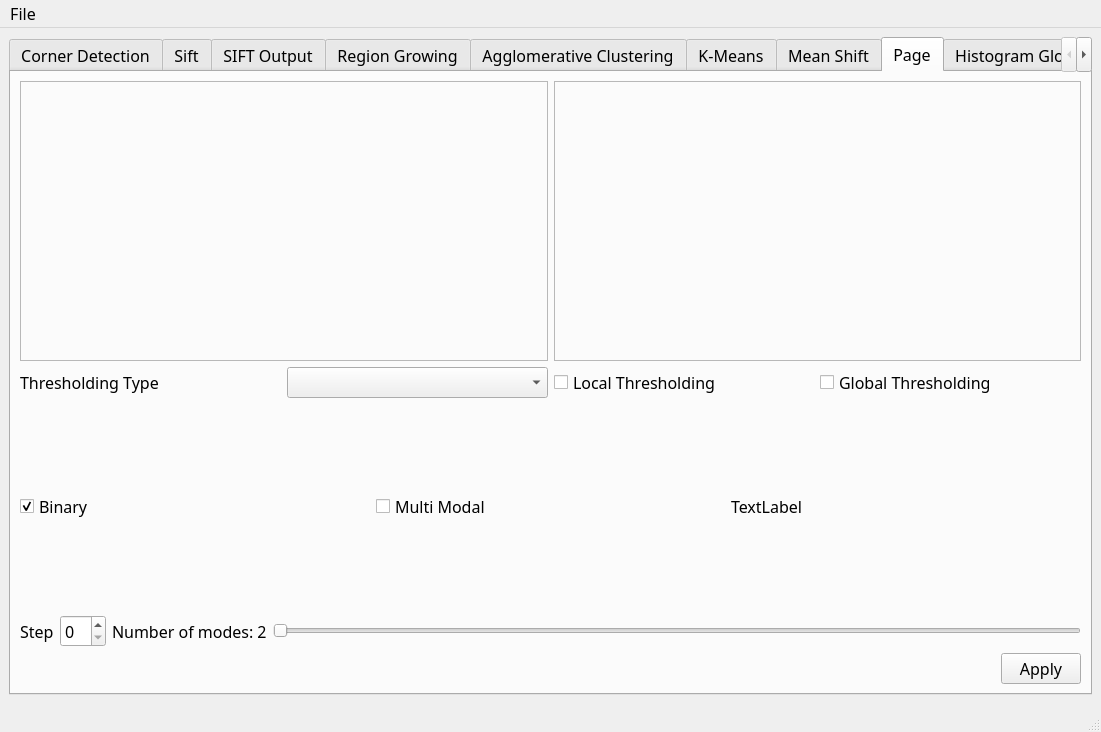
<?xml version="1.0" encoding="UTF-8"?>
<ui version="4.0">
 <class>MainWindow</class>
 <widget class="QMainWindow" name="MainWindow">
  <property name="geometry">
   <rect>
    <x>0</x>
    <y>0</y>
    <width>1101</width>
    <height>732</height>
   </rect>
  </property>
  <property name="font">
   <font>
    <family>Montserrat</family>
    <pointsize>12</pointsize>
   </font>
  </property>
  <property name="windowTitle">
   <string>MainWindow</string>
  </property>
  <widget class="QWidget" name="centralwidget">
   <layout class="QVBoxLayout" name="verticalLayout_2">
    <item>
     <widget class="QTabWidget" name="tabWidget">
      <property name="currentIndex">
       <number>7</number>
      </property>
      <widget class="QWidget" name="tab_2">
       <attribute name="title">
        <string>Corner Detection</string>
       </attribute>
       <layout class="QVBoxLayout" name="verticalLayout">
        <item>
         <layout class="QHBoxLayout" name="horizontalLayout_3">
          <item>
           <widget class="QWidget" name="left_widget_corner_tab" native="true">
            <property name="sizePolicy">
             <sizepolicy hsizetype="Preferred" vsizetype="Expanding">
              <horstretch>0</horstretch>
              <verstretch>0</verstretch>
             </sizepolicy>
            </property>
           </widget>
          </item>
          <item>
           <widget class="QWidget" name="right_widget_corner_tab" native="true">
            <property name="sizePolicy">
             <sizepolicy hsizetype="Preferred" vsizetype="Expanding">
              <horstretch>0</horstretch>
              <verstretch>0</verstretch>
             </sizepolicy>
            </property>
           </widget>
          </item>
         </layout>
        </item>
        <item>
         <layout class="QHBoxLayout" name="horizontalLayout">
          <item>
           <widget class="QLabel" name="consumed_time_label">
            <property name="text">
             <string>This Operation consumed ..... seconds || </string>
            </property>
           </widget>
          </item>
          <item>
           <widget class="QLabel" name="threshold_label">
            <property name="text">
             <string>Adjust the threshold</string>
            </property>
           </widget>
          </item>
          <item>
           <widget class="QSlider" name="horizontalSlider_corner_tab">
            <property name="orientation">
             <enum>Qt::Horizontal</enum>
            </property>
           </widget>
          </item>
          <item>
           <widget class="QLabel" name="threshold_value_label">
            <property name="text">
             <string/>
            </property>
           </widget>
          </item>
          <item>
           <spacer name="horizontalSpacer_corner_tab">
            <property name="orientation">
             <enum>Qt::Horizontal</enum>
            </property>
            <property name="sizeHint" stdset="0">
             <size>
              <width>40</width>
              <height>20</height>
             </size>
            </property>
           </spacer>
          </item>
          <item>
           <widget class="QPushButton" name="apply_harris_push_button">
            <property name="text">
             <string>Apply Harris</string>
            </property>
           </widget>
          </item>
          <item>
           <widget class="QPushButton" name="apply_lambda_minus_push_button">
            <property name="text">
             <string>Apply lambda minus</string>
            </property>
           </widget>
          </item>
         </layout>
        </item>
       </layout>
      </widget>
      <widget class="QWidget" name="tab">
       <attribute name="title">
        <string>Sift</string>
       </attribute>
       <layout class="QVBoxLayout" name="verticalLayout_4">
        <item>
         <layout class="QHBoxLayout" name="horizontalLayout_12">
          <item>
           <widget class="QFrame" name="input_image_1_sift">
            <property name="frameShape">
             <enum>QFrame::StyledPanel</enum>
            </property>
            <property name="frameShadow">
             <enum>QFrame::Raised</enum>
            </property>
           </widget>
          </item>
          <item>
           <widget class="QFrame" name="input_image_2_sift">
            <property name="frameShape">
             <enum>QFrame::StyledPanel</enum>
            </property>
            <property name="frameShadow">
             <enum>QFrame::Raised</enum>
            </property>
           </widget>
          </item>
         </layout>
        </item>
        <item>
         <layout class="QVBoxLayout" name="verticalLayout_3">
          <item>
           <layout class="QHBoxLayout" name="horizontalLayout_10">
            <item>
             <layout class="QHBoxLayout" name="horizontalLayout_8">
              <item>
               <widget class="QLabel" name="n_octaves">
                <property name="text">
                 <string>n_octaves</string>
                </property>
               </widget>
              </item>
              <item>
               <widget class="QSpinBox" name="n_octaves_spin_box"/>
              </item>
             </layout>
            </item>
            <item>
             <layout class="QHBoxLayout" name="horizontalLayout_9">
              <item>
               <widget class="QLabel" name="s_value">
                <property name="text">
                 <string>s_value</string>
                </property>
               </widget>
              </item>
              <item>
               <widget class="QSpinBox" name="s_value_spin_box"/>
              </item>
             </layout>
            </item>
           </layout>
          </item>
          <item>
           <layout class="QHBoxLayout" name="horizontalLayout_11">
            <item>
             <layout class="QHBoxLayout" name="horizontalLayout_7">
              <item>
               <widget class="QLabel" name="sigma_base">
                <property name="text">
                 <string>sigma_base</string>
                </property>
               </widget>
              </item>
              <item>
               <widget class="QDoubleSpinBox" name="sigma_base_spin_box"/>
              </item>
             </layout>
            </item>
            <item>
             <layout class="QHBoxLayout" name="horizontalLayout_6">
              <item>
               <widget class="QLabel" name="r_ratio">
                <property name="text">
                 <string>r_ratio</string>
                </property>
               </widget>
              </item>
              <item>
               <widget class="QDoubleSpinBox" name="r_ratio_spin_box"/>
              </item>
             </layout>
            </item>
           </layout>
          </item>
          <item>
           <layout class="QHBoxLayout" name="horizontalLayout_5">
            <item>
             <layout class="QHBoxLayout" name="horizontalLayout_4">
              <item>
               <widget class="QLabel" name="contrast_th">
                <property name="text">
                 <string>contrast_th</string>
                </property>
               </widget>
              </item>
              <item>
               <widget class="QSlider" name="contrast_th_slider">
                <property name="orientation">
                 <enum>Qt::Horizontal</enum>
                </property>
               </widget>
              </item>
             </layout>
            </item>
            <item>
             <layout class="QHBoxLayout" name="horizontalLayout_2">
              <item>
               <widget class="QLabel" name="tuning_factor">
                <property name="text">
                 <string>tuning_factor_slider</string>
                </property>
               </widget>
              </item>
              <item>
               <widget class="QSlider" name="tuning_factor_slider">
                <property name="orientation">
                 <enum>Qt::Horizontal</enum>
                </property>
               </widget>
              </item>
             </layout>
            </item>
           </layout>
          </item>
         </layout>
        </item>
        <item>
         <widget class="QLabel" name="label">
          <property name="minimumSize">
           <size>
            <width>0</width>
            <height>25</height>
           </size>
          </property>
          <property name="maximumSize">
           <size>
            <width>16777215</width>
            <height>25</height>
           </size>
          </property>
          <property name="text">
           <string>Elapsed Time is</string>
          </property>
         </widget>
        </item>
        <item>
         <layout class="QHBoxLayout" name="horizontalLayout_13">
          <item>
           <spacer name="horizontalSpacer">
            <property name="orientation">
             <enum>Qt::Horizontal</enum>
            </property>
            <property name="sizeHint" stdset="0">
             <size>
              <width>40</width>
              <height>20</height>
             </size>
            </property>
           </spacer>
          </item>
          <item>
           <widget class="QPushButton" name="pushButton">
            <property name="text">
             <string>Apply SIFT</string>
            </property>
           </widget>
          </item>
          <item>
           <spacer name="horizontalSpacer_2">
            <property name="orientation">
             <enum>Qt::Horizontal</enum>
            </property>
            <property name="sizeHint" stdset="0">
             <size>
              <width>40</width>
              <height>20</height>
             </size>
            </property>
           </spacer>
          </item>
         </layout>
        </item>
       </layout>
      </widget>
      <widget class="QWidget" name="tab_3">
       <attribute name="title">
        <string>SIFT Output</string>
       </attribute>
       <layout class="QGridLayout" name="gridLayout">
        <item row="0" column="0">
         <widget class="QFrame" name="output_image_sift">
          <property name="frameShape">
           <enum>QFrame::StyledPanel</enum>
          </property>
          <property name="frameShadow">
           <enum>QFrame::Raised</enum>
          </property>
         </widget>
        </item>
       </layout>
      </widget>
      <widget class="QWidget" name="tab_4">
       <attribute name="title">
        <string>Region Growing</string>
       </attribute>
       <layout class="QVBoxLayout" name="verticalLayout_5">
        <item>
         <layout class="QHBoxLayout" name="horizontalLayout_14">
          <item>
           <widget class="QFrame" name="region_growing_input">
            <property name="frameShape">
             <enum>QFrame::StyledPanel</enum>
            </property>
            <property name="frameShadow">
             <enum>QFrame::Raised</enum>
            </property>
           </widget>
          </item>
          <item>
           <widget class="QFrame" name="region_growing_output">
            <property name="frameShape">
             <enum>QFrame::StyledPanel</enum>
            </property>
            <property name="frameShadow">
             <enum>QFrame::Raised</enum>
            </property>
           </widget>
          </item>
         </layout>
        </item>
        <item>
         <layout class="QHBoxLayout" name="horizontalLayout_15">
          <item>
           <layout class="QHBoxLayout" name="horizontalLayout_16">
            <item>
             <widget class="QLabel" name="region_growing_threshold">
              <property name="text">
               <string>Threshold</string>
              </property>
             </widget>
            </item>
            <item>
             <widget class="QSlider" name="region_growing_threshold_slider">
              <property name="orientation">
               <enum>Qt::Horizontal</enum>
              </property>
             </widget>
            </item>
           </layout>
          </item>
          <item>
           <widget class="QPushButton" name="pushButton_2">
            <property name="text">
             <string>Apply Region Growing</string>
            </property>
           </widget>
          </item>
         </layout>
        </item>
       </layout>
      </widget>
      <widget class="QWidget" name="tab_5">
       <attribute name="title">
        <string>Agglomerative Clustering</string>
       </attribute>
       <layout class="QVBoxLayout" name="verticalLayout_6">
        <item>
         <layout class="QHBoxLayout" name="horizontalLayout_18">
          <item>
           <widget class="QFrame" name="frame">
            <property name="frameShape">
             <enum>QFrame::StyledPanel</enum>
            </property>
            <property name="frameShadow">
             <enum>QFrame::Raised</enum>
            </property>
           </widget>
          </item>
          <item>
           <widget class="QFrame" name="frame_2">
            <property name="frameShape">
             <enum>QFrame::StyledPanel</enum>
            </property>
            <property name="frameShadow">
             <enum>QFrame::Raised</enum>
            </property>
           </widget>
          </item>
         </layout>
        </item>
        <item>
         <layout class="QHBoxLayout" name="horizontalLayout_36">
          <item>
           <layout class="QHBoxLayout" name="horizontalLayout_35">
            <item>
             <widget class="QLabel" name="agglo_num_of_clusters_label">
              <property name="text">
               <string>Number of Clusters (k)</string>
              </property>
             </widget>
            </item>
            <item>
             <widget class="QSpinBox" name="agglo_num_of_clusters_spinBox">
              <property name="minimum">
               <number>2</number>
              </property>
              <property name="maximum">
               <number>25</number>
              </property>
             </widget>
            </item>
           </layout>
          </item>
          <item>
           <layout class="QHBoxLayout" name="horizontalLayout_19">
            <item>
             <widget class="QPushButton" name="apply_agglomerative">
              <property name="text">
               <string>Apply Agglomerative Clustering</string>
              </property>
             </widget>
            </item>
           </layout>
          </item>
         </layout>
        </item>
       </layout>
      </widget>
      <widget class="QWidget" name="tab_6">
       <attribute name="title">
        <string>K-Means</string>
       </attribute>
       <layout class="QVBoxLayout" name="verticalLayout_8">
        <item>
         <layout class="QHBoxLayout" name="horizontalLayout_17">
          <item>
           <widget class="QFrame" name="k_means_input">
            <property name="frameShape">
             <enum>QFrame::StyledPanel</enum>
            </property>
            <property name="frameShadow">
             <enum>QFrame::Raised</enum>
            </property>
           </widget>
          </item>
          <item>
           <widget class="QFrame" name="k_means_output">
            <property name="frameShape">
             <enum>QFrame::StyledPanel</enum>
            </property>
            <property name="frameShadow">
             <enum>QFrame::Raised</enum>
            </property>
           </widget>
          </item>
         </layout>
        </item>
        <item>
         <layout class="QHBoxLayout" name="horizontalLayout_23">
          <item>
           <layout class="QHBoxLayout" name="horizontalLayout_20">
            <item>
             <widget class="QLabel" name="n_clusters_label">
              <property name="text">
               <string>n clusters</string>
              </property>
             </widget>
            </item>
            <item>
             <widget class="QSpinBox" name="n_clusters_spinBox"/>
            </item>
           </layout>
          </item>
          <item>
           <layout class="QHBoxLayout" name="horizontalLayout_21">
            <item>
             <widget class="QLabel" name="k_means_max_iterations_label">
              <property name="text">
               <string>Max Iterations</string>
              </property>
             </widget>
            </item>
            <item>
             <widget class="QSpinBox" name="k_means_max_iteratation_spinBox"/>
            </item>
           </layout>
          </item>
         </layout>
        </item>
        <item>
         <layout class="QHBoxLayout" name="horizontalLayout_24">
          <item>
           <layout class="QVBoxLayout" name="verticalLayout_7">
            <item>
             <widget class="QCheckBox" name="spatial_segmentation">
              <property name="text">
               <string>Spatial Segmentation</string>
              </property>
             </widget>
            </item>
            <item>
             <layout class="QHBoxLayout" name="horizontalLayout_22">
              <item>
               <widget class="QLabel" name="spatial_segmentation_weight_label">
                <property name="text">
                 <string>Weight</string>
                </property>
               </widget>
              </item>
              <item>
               <widget class="QDoubleSpinBox" name="spatial_segmentation_weight_spinbox"/>
              </item>
             </layout>
            </item>
           </layout>
          </item>
          <item>
           <widget class="QCheckBox" name="Centroid_Optimization">
            <property name="text">
             <string>Centroid Optimization</string>
            </property>
           </widget>
          </item>
          <item>
           <widget class="QPushButton" name="apply_k_means">
            <property name="text">
             <string>Apply K-Means</string>
            </property>
           </widget>
          </item>
         </layout>
        </item>
       </layout>
      </widget>
      <widget class="QWidget" name="tab_7">
       <attribute name="title">
        <string>Mean Shift</string>
       </attribute>
       <layout class="QVBoxLayout" name="verticalLayout_9">
        <item>
         <layout class="QHBoxLayout" name="horizontalLayout_26">
          <item>
           <widget class="QFrame" name="mean_shift_input">
            <property name="frameShape">
             <enum>QFrame::StyledPanel</enum>
            </property>
            <property name="frameShadow">
             <enum>QFrame::Raised</enum>
            </property>
           </widget>
          </item>
          <item>
           <widget class="QFrame" name="mean_shift_output">
            <property name="frameShape">
             <enum>QFrame::StyledPanel</enum>
            </property>
            <property name="frameShadow">
             <enum>QFrame::Raised</enum>
            </property>
           </widget>
          </item>
         </layout>
        </item>
        <item>
         <layout class="QHBoxLayout" name="horizontalLayout_30">
          <item>
           <layout class="QHBoxLayout" name="horizontalLayout_28">
            <item>
             <widget class="QLabel" name="mean_shift_window_size_label">
              <property name="text">
               <string>Window Size</string>
              </property>
             </widget>
            </item>
            <item>
             <widget class="QSpinBox" name="mean_shift_window_size_spinbox"/>
            </item>
           </layout>
          </item>
          <item>
           <layout class="QHBoxLayout" name="horizontalLayout_29">
            <item>
             <widget class="QLabel" name="mean_shift_sigma_label">
              <property name="text">
               <string>Sigma</string>
              </property>
             </widget>
            </item>
            <item>
             <widget class="QSpinBox" name="mean_shift_sigma_spinbox"/>
            </item>
           </layout>
          </item>
          <item>
           <layout class="QHBoxLayout" name="horizontalLayout_27">
            <item>
             <widget class="QLabel" name="mean_shift_threshold_label">
              <property name="text">
               <string>Convergence Threshold</string>
              </property>
             </widget>
            </item>
            <item>
             <widget class="QSpinBox" name="mean_shift_threshold_spinbox"/>
            </item>
           </layout>
          </item>
         </layout>
        </item>
        <item>
         <layout class="QHBoxLayout" name="horizontalLayout_31">
          <item>
           <spacer name="horizontalSpacer_3">
            <property name="orientation">
             <enum>Qt::Horizontal</enum>
            </property>
            <property name="sizeHint" stdset="0">
             <size>
              <width>40</width>
              <height>20</height>
             </size>
            </property>
           </spacer>
          </item>
          <item>
           <widget class="QPushButton" name="apply_mean_shift">
            <property name="text">
             <string>Apply Mean Shift</string>
            </property>
           </widget>
          </item>
         </layout>
        </item>
       </layout>
      </widget>
      <widget class="QWidget" name="tab_8">
       <attribute name="title">
        <string>Page</string>
       </attribute>
       <layout class="QVBoxLayout" name="verticalLayout_11">
        <item>
         <layout class="QHBoxLayout" name="horizontalLayout_25">
          <item>
           <widget class="QFrame" name="thresholding_input">
            <property name="frameShape">
             <enum>QFrame::StyledPanel</enum>
            </property>
            <property name="frameShadow">
             <enum>QFrame::Raised</enum>
            </property>
           </widget>
          </item>
          <item>
           <widget class="QFrame" name="thresholding_output">
            <property name="frameShape">
             <enum>QFrame::StyledPanel</enum>
            </property>
            <property name="frameShadow">
             <enum>QFrame::Raised</enum>
            </property>
           </widget>
          </item>
         </layout>
        </item>
        <item>
         <layout class="QVBoxLayout" name="verticalLayout_10">
          <item>
           <layout class="QHBoxLayout" name="horizontalLayout_32">
            <item>
             <widget class="QLabel" name="thresholding_type">
              <property name="text">
               <string>Thresholding Type</string>
              </property>
             </widget>
            </item>
            <item>
             <widget class="QComboBox" name="thresholding_comboBox"/>
            </item>
            <item>
             <widget class="QCheckBox" name="local_checkbox">
              <property name="text">
               <string>Local Thresholding</string>
              </property>
             </widget>
            </item>
            <item>
             <widget class="QCheckBox" name="global_checkbox">
              <property name="text">
               <string>Global Thresholding</string>
              </property>
             </widget>
            </item>
           </layout>
          </item>
          <item>
           <layout class="QHBoxLayout" name="horizontalLayout_39">
            <item>
             <widget class="QCheckBox" name="otsu_binary">
              <property name="text">
               <string>Binary</string>
              </property>
              <property name="checked">
               <bool>true</bool>
              </property>
             </widget>
            </item>
            <item>
             <widget class="QCheckBox" name="otsu_multi_modal">
              <property name="text">
               <string>Multi Modal</string>
              </property>
             </widget>
            </item>
            <item>
             <widget class="QLabel" name="separability_measure">
              <property name="text">
               <string>TextLabel</string>
              </property>
             </widget>
            </item>
           </layout>
          </item>
          <item>
           <layout class="QHBoxLayout" name="horizontalLayout_40">
            <item>
             <layout class="QHBoxLayout" name="horizontalLayout_38">
              <item>
               <widget class="QLabel" name="otsu_step_label">
                <property name="text">
                 <string>Step</string>
                </property>
               </widget>
              </item>
              <item>
               <widget class="QSpinBox" name="otsu_step_spinbox"/>
              </item>
             </layout>
            </item>
            <item>
             <layout class="QHBoxLayout" name="horizontalLayout_33">
              <item>
               <widget class="QLabel" name="number_of_modes">
                <property name="text">
                 <string>Number of modes: 2</string>
                </property>
               </widget>
              </item>
              <item>
               <widget class="QSlider" name="horizontalSlider">
                <property name="orientation">
                 <enum>Qt::Horizontal</enum>
                </property>
               </widget>
              </item>
             </layout>
            </item>
           </layout>
          </item>
         </layout>
        </item>
        <item>
         <layout class="QHBoxLayout" name="horizontalLayout_34">
          <item>
           <spacer name="horizontalSpacer_4">
            <property name="orientation">
             <enum>Qt::Horizontal</enum>
            </property>
            <property name="sizeHint" stdset="0">
             <size>
              <width>40</width>
              <height>20</height>
             </size>
            </property>
           </spacer>
          </item>
          <item>
           <widget class="QPushButton" name="pushButton_3">
            <property name="text">
             <string>Apply</string>
            </property>
           </widget>
          </item>
         </layout>
        </item>
       </layout>
      </widget>
      <widget class="QWidget" name="tab_9">
       <attribute name="title">
        <string>Histogram Global Thresholds</string>
       </attribute>
       <layout class="QHBoxLayout" name="horizontalLayout_37">
        <item>
         <widget class="QFrame" name="frame_3">
          <property name="frameShape">
           <enum>QFrame::StyledPanel</enum>
          </property>
          <property name="frameShadow">
           <enum>QFrame::Raised</enum>
          </property>
         </widget>
        </item>
       </layout>
      </widget>
     </widget>
    </item>
   </layout>
  </widget>
  <widget class="QMenuBar" name="menubar">
   <property name="geometry">
    <rect>
     <x>0</x>
     <y>0</y>
     <width>1101</width>
     <height>21</height>
    </rect>
   </property>
   <widget class="QMenu" name="menuFile">
    <property name="title">
     <string>File</string>
    </property>
    <addaction name="actionLoad_Image"/>
   </widget>
   <addaction name="menuFile"/>
  </widget>
  <widget class="QStatusBar" name="statusbar"/>
  <action name="actionLoad_Image">
   <property name="text">
    <string>Load Image</string>
   </property>
  </action>
 </widget>
 <resources/>
 <connections/>
</ui>
